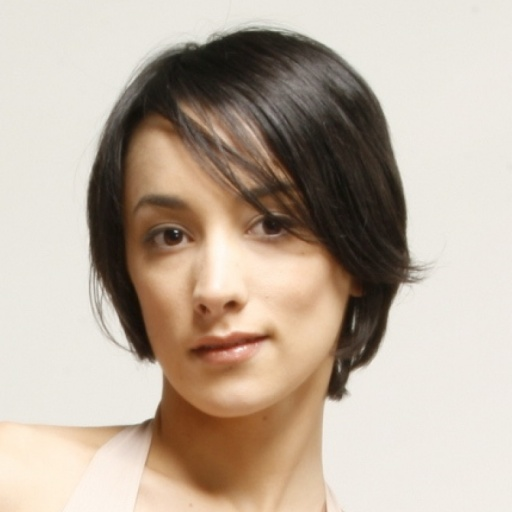
%> input picture CIMG/1.jpg, 512 x 512 px
$ octave patches.m   (GNU Octave 9; MATLAB toolbox functions it lacks are replaced by stand-ins)
%> lines starting %> are read from the running program, lines starting %| are printed output that depends on the picture
clc;
clear all
close all;
cd CIMG
[J, P]=uigetfile('*.*','select the cover Image');
%> the answer given: 1.jpg
I=imread(strcat(P,J));
%> I is the input picture: size 512x512x3 uint8; mean R, G, B 188.8, 174.2, 159.5
I=imresize(I,[512 512]);
alp=128;bet=128;
N=size(I,1)/alp; M=size(I,2)/bet;
%> after `N=size(I,1)/alp`: N = 4
%> after `M=size(I,2)/bet`: M = 4
k=1;
for ii=0:N-1
    for jj=0:M-1
        B{k}=(I(ii*alp+[1:alp],jj*bet+[1:bet]));
        k=k+1;
    end
end
%> after the loop, B = 16 items; k = 17
figure,subplot(241),imshow(B{1});
subplot(242),imshow(B{2});
%> after `imshow(B{2})`:
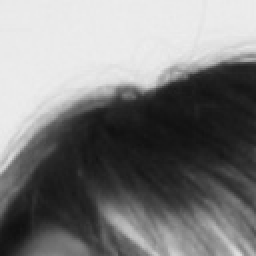
%> displayed picture: size 128x128, on the screen's scale of 0 to 255 (shown 2 times larger); min 16, max 238, mean 124.3
subplot(243),imshow(B{3});
%> after `imshow(B{3})`:
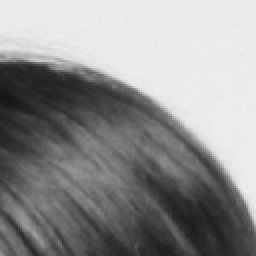
%> displayed picture: size 128x128, on the screen's scale of 0 to 255 (shown 2 times larger); min 22, max 239, mean 143.4
subplot(244),imshow(B{4});
%> after `imshow(B{4})`:
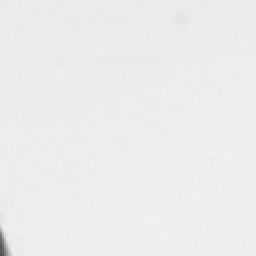
%> displayed picture: size 128x128, on the screen's scale of 0 to 255 (shown 2 times larger); min 82, max 242, mean 236.4
subplot(245),imshow(B{5});
%> after `imshow(B{5})`:
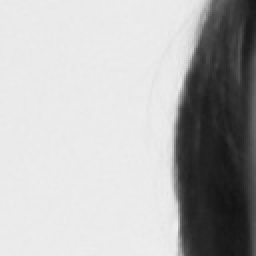
%> displayed picture: size 128x128, on the screen's scale of 0 to 255 (shown 2 times larger); min 19, max 237, mean 181
subplot(246),imshow(B{6});
%> after `imshow(B{6})`:
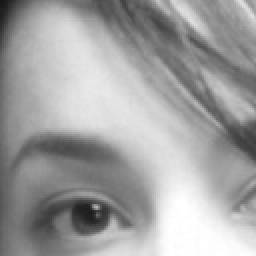
%> displayed picture: size 128x128, on the screen's scale of 0 to 255 (shown 2 times larger); min 23, max 255, mean 161.3
subplot(247),imshow(B{7});
%> after `imshow(B{7})`:
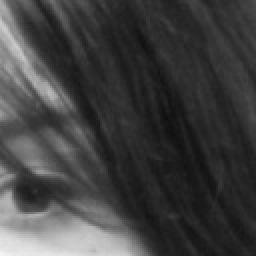
%> displayed picture: size 128x128, on the screen's scale of 0 to 255 (shown 2 times larger); min 16, max 244, mean 64.5
subplot(248),imshow(B{8});
%> after `imshow(B{8})`:
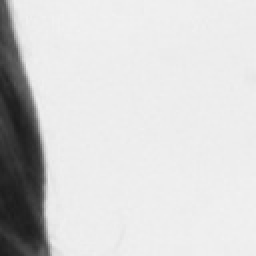
%> displayed picture: size 128x128, on the screen's scale of 0 to 255 (shown 2 times larger); min 27, max 241, mean 212.7

$ run again, on CIMG/11.jpg
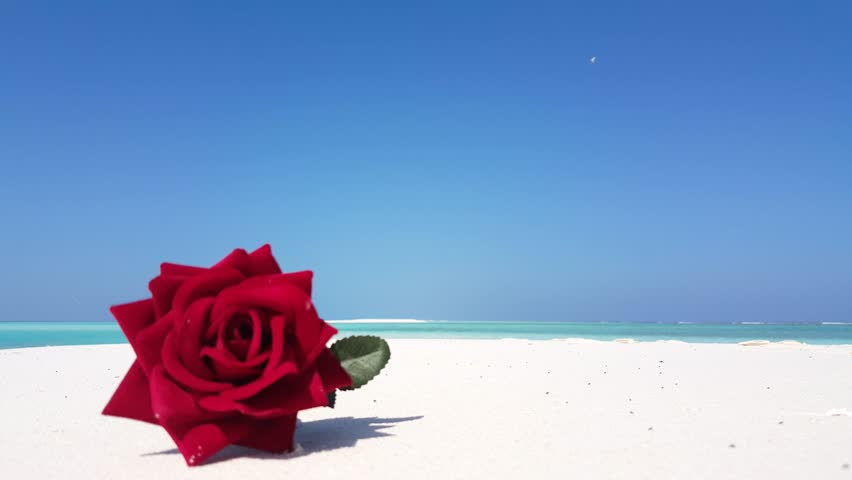
%> input picture CIMG/11.jpg, 852 x 480 px
%> I is the input picture: size 480x852x3 uint8; mean R, G, B 130.4, 155.1, 196.9
%> `I=imresize(I,[512 512]);`:
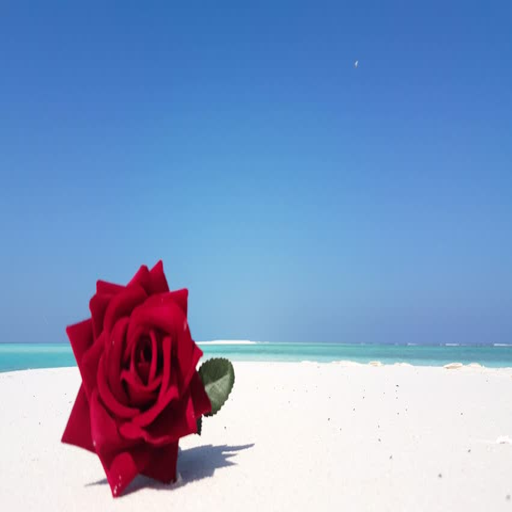
%> I: size 512x512x3 uint8; mean R, G, B 130.4, 155.1, 196.9
%> after the loop `for ii=0:N-1`: B = 16 items; k = 17
%> `imshow(B{5})`:
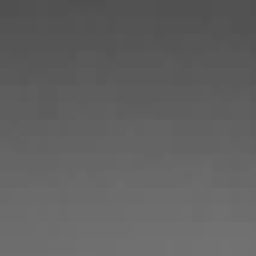
%> displayed picture: size 128x128, on the screen's scale of 0 to 255 (shown 2 times larger); min 79, max 114, mean 96.9

$ run again, on CIMG/2.jpg
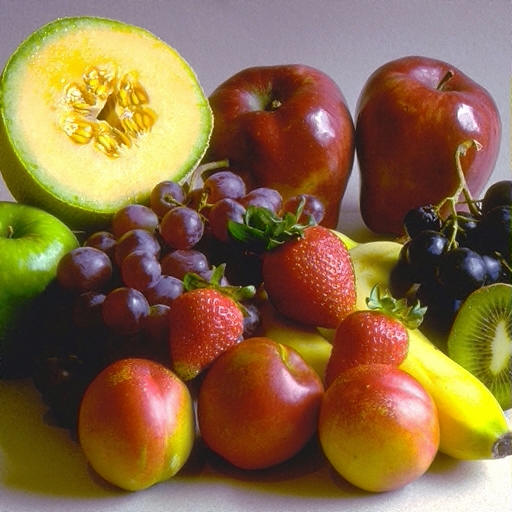
%> input picture CIMG/2.jpg, 512 x 512 px
%> I is the input picture: size 512x512x3 uint8; mean R, G, B 137, 105.9, 68.8
%> after the loop `for ii=0:N-1`: B = 16 items; k = 17
%> `imshow(B{7})`:
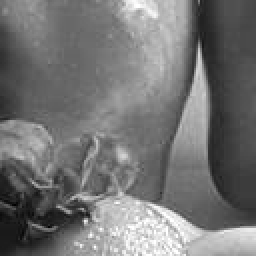
%> displayed picture: size 128x128, on the screen's scale of 0 to 255 (shown 2 times larger); min 0, max 255, mean 115.9
%> `imshow(B{8})`:
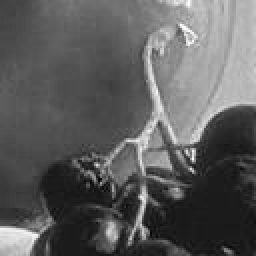
%> displayed picture: size 128x128, on the screen's scale of 0 to 255 (shown 2 times larger); min 1, max 255, mean 92.6

$ run again, on CIMG/3.jpg
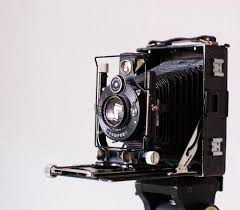
%> input picture CIMG/3.jpg, 240 x 210 px
%> I is the input picture: size 210x240x3 uint8; mean R, G, B 161.8, 156.5, 159.4
%> I: size 512x512x3 uint8
%> after the loop `for ii=0:N-1`: B = 16 items; k = 17
%> `imshow(B{8})`:
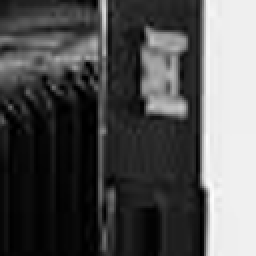
%> displayed picture: size 128x128, on the screen's scale of 0 to 255 (shown 2 times larger); min 0, max 253, mean 82.6
